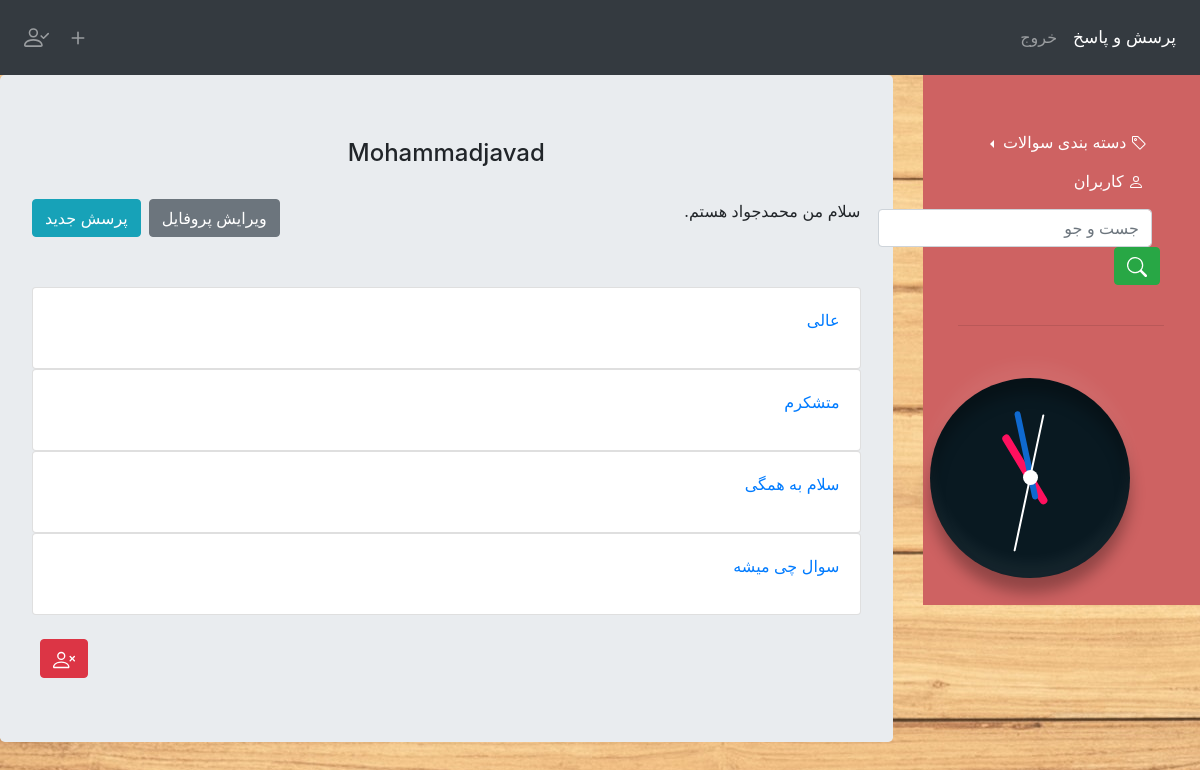
The page /account/dashboard/2/ (signed in) on the database its author committed.
### account/models.py (models this page shows, shortened)
class Profile(models.Model):
    user = models.OneToOneField(User, on_delete=models.CASCADE)
    bio = models.TextField(null=True, blank=True)
    age = models.PositiveSmallIntegerField(null=True, blank=True)

### posts/models.py (models this page shows, shortened)
class Post(models.Model):
    user = models.ForeignKey(User, on_delete=models.CASCADE)
    body = models.TextField(max_length=500)
    image = models.ImageField(upload_to='post_image/%Y/%m/%d', blank=True, null=True)
    category = models.CharField(max_length=20, choices=CATEGORY_CHOICES, default='1')
    slug = models.SlugField(max_length=150, allow_unicode=True)
    created = models.DateTimeField(auto_now_add=True)
    def get_absolute_url(self):
        return reverse('posts:post_detail', args=[self.created.year, self.created.month,
                                                  self.created.day, self.slug])
    class Meta:
        ordering = ('-created',)

### account/views.py (the view)
# urls.py: path('dashboard/<int:user_id>/', views.user_dashboard, name='dashboard'),
@login_required
def user_dashboard(request, user_id):
    user = get_object_or_404(User, id=user_id)
    posts = Post.objects.filter(user=user)
    self_dash = False
    if request.user.id == user_id:
        self_dash = True
    return render(request, 'account/dashboard.html', {'user': user, 'posts': posts, 'self_dash': self_dash})

### account/templates/account/dashboard.html (shortened to what this page needs)
{% extends 'base.html' %}
{% block content %}
    <div class="jumbotron" dir="rtl">
        <h4 class="text-center">{{ user.username|capfirst }}</h4><br>
        <div style="overflow: hidden;">
            {% if user.profile.bio %}
                <p style="float: right;">{{ user.profile.bio }}</p>
            {% endif %}
            {% if self_dash %}
            <a class="btn btn-info" href="{% url 'posts:add_post' request.user.id %}" style="float: left;">
                پرسش جدید
            </a>
            <a class="btn btn-secondary ml-2" href="{% url 'account:edit_profile' request.user.id %}">
                ویرایش پروفایل
            </a>
            {% endif %}
        </div><br><br>
        {% for post in posts %}
            <div class="card text-right">
                <p class="card-body"><a href="{{ post.get_absolute_url }}">{{ post.body }}</a></p>
            </div>
        {% empty %}
            <p class="text-center">این کاربر سوال پرسیده شده ای ندارد</p>
        {% endfor %}<br>
        {% if self_dash %}
            <a class="btn btn-danger ml-2" href="{% url 'account:user_delete' request.user.id %}">
            </a>
        {% endif %}
    </div>
{% endblock %}

### rows shown on the page
Post: body "عالی"
Post: body "متشکرم"
Post: body "سلام به همگی"
Post: body "سوال چی میشه"

### other values the page prints
{{ user.username|capfirst }} "Mohammadjavad"
{{ user.profile.bio }} "سلام من محمدجواد هستم."
